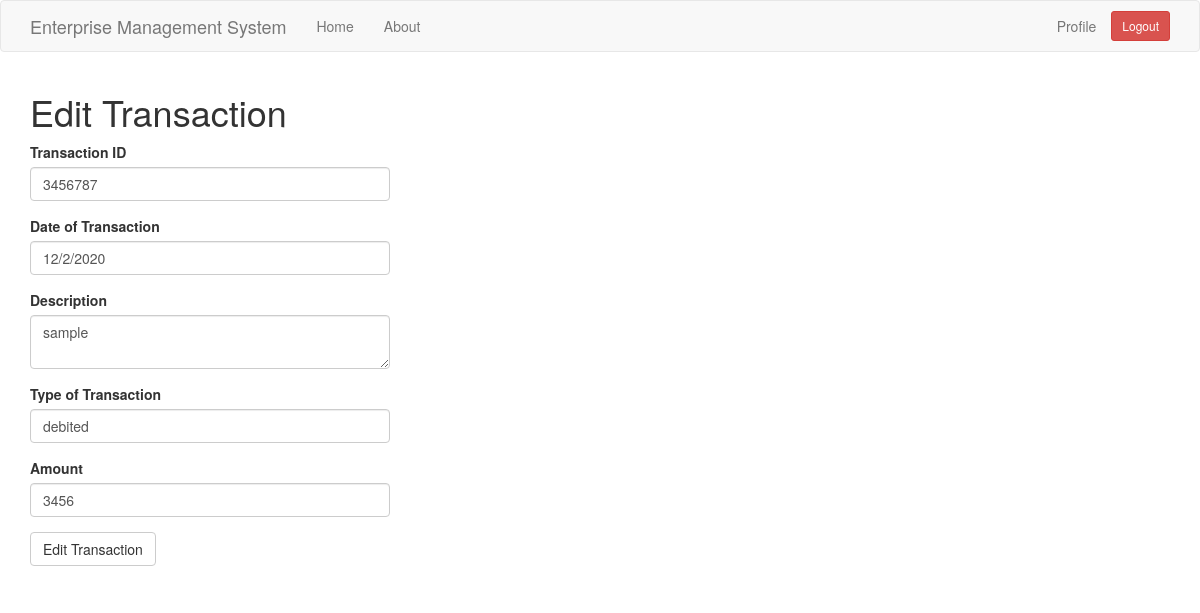
/edit_transaction/3 (signed in), run on an earlier commit of the app's database.
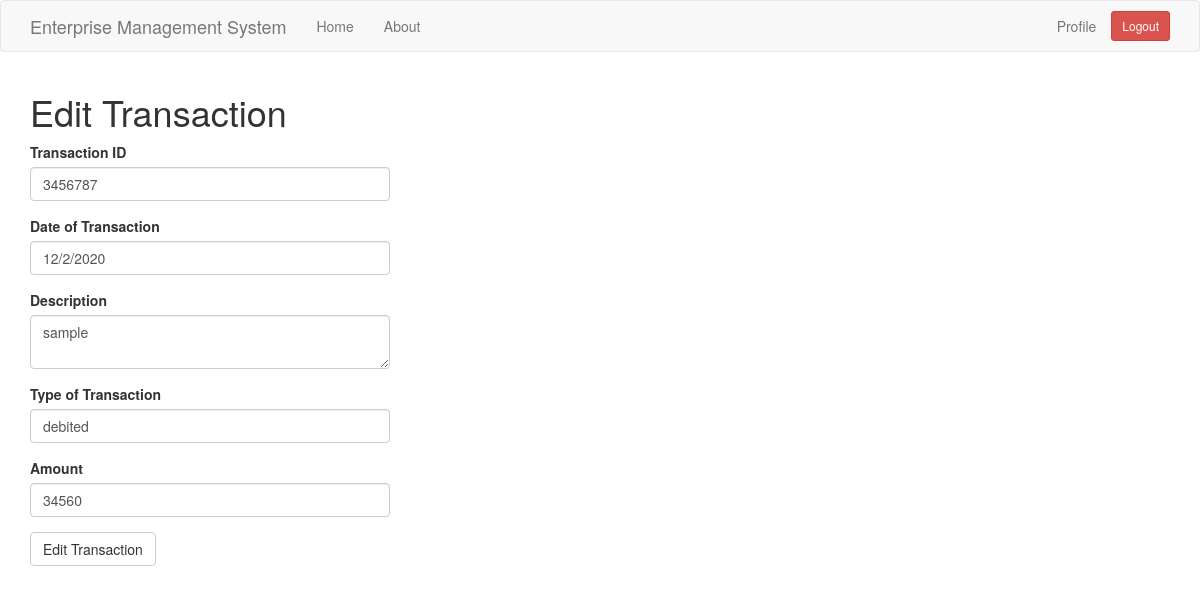
And on a later commit of the database.
### app/models.py (models this page shows, shortened)
class Transaction(db.Model):
    id = db.Column(db.Integer,primary_key=True)
    tr_id = db.Column(db.Integer)
    date = db.Column(db.String(64))
    description = db.Column(db.String(140))
    tr_type = db.Column(db.String(64))
    amount = db.Column(db.Integer)
    valid = db.Column(db.Boolean, default=False)
    user_id = db.Column(db.Integer,db.ForeignKey('user.id'))
    comment = db.relationship('Comment',backref='comment_of',lazy='dynamic')
    document = db.relationship('Document',backref='document_of',lazy='dynamic')

### app/routes.py (the view)
@app.route('/edit_transaction/<trans_id>',methods=['GET','POST'])
@login_required
def edit_transaction(trans_id):
    form = EditTransactionForm()
    transaction = Transaction.query.filter_by(id=trans_id).first_or_404()
    if form.validate_on_submit():
        transaction.tr_id = form.tr_id.data
        transaction.date = form.date.data
        transaction.description = form.description.data
        transaction.tr_type = form.tr_type.data
        transaction.amount = form.amount.data
        db.session.commit()
        return redirect(url_for('edit_transaction',trans_id=transaction.id))
    elif request.method == 'GET':
        form.tr_id.data = transaction.tr_id
        form.date.data = transaction.date
        form.description.data = transaction.description
        form.tr_type.data = transaction.tr_type
        form.amount.data = transaction.amount
    return render_template('edit_transaction.html',title='Edit Transaction',form=form)

### app/forms.py
class EditTransactionForm(FlaskForm):
    tr_id = IntegerField('Transaction ID', validators=[DataRequired()])
    date = StringField('Date of Transaction', validators=[DataRequired()])
    description = TextAreaField('Description', validators=[Length(min=0,max=140)])
    tr_type = StringField('Type of Transaction', validators=[DataRequired()])
    amount = IntegerField('Amount', validators=[DataRequired()])
    submit = SubmitField('Edit Transaction')

### app/models.py (called while the page is built)
@login.user_loader
def load_user(id):
    return User.query.get(int(id))

### app/routes.py (called while the page is built)
@app.before_request
def before_request():
    if current_user.is_authenticated:
        current_user.last_seen = datetime.utcnow()
        db.session.commit()

### app/templates/edit_transaction.html
{% extends "base.html" %}
{% import 'bootstrap/wtf.html' as wtf %}
{% block app_content %}
    <h1>Edit Transaction</h1>
    <div class="row">
        <div class="col-md-4">
            {{ wtf.quick_form(form) }}
        </div>
    </div>
    <br>
{% endblock %}

What changed in the data, as far as the page shows it:
changed Transaction "sample": amount "3456" → "34560"
